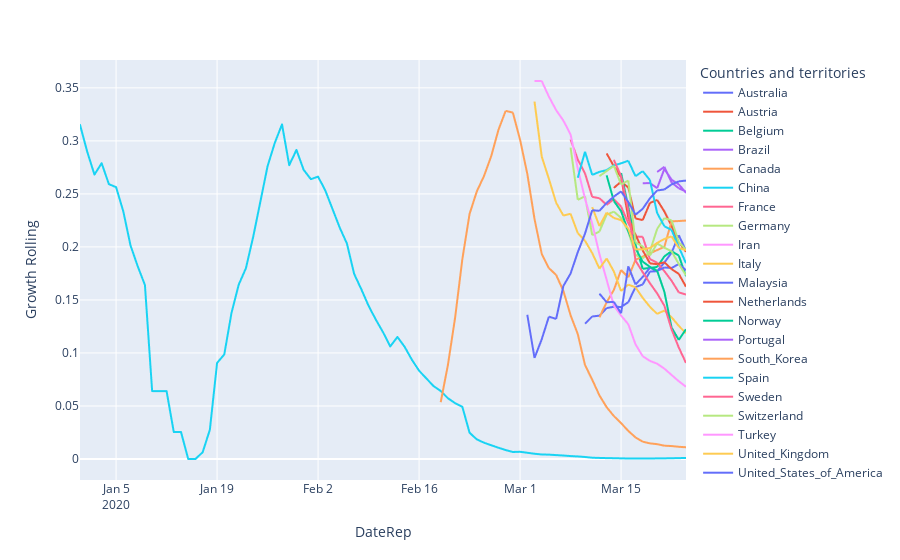

Notebook source saved alongside this figure:
### Code cell
fig = px.line(corona_table, x="DateRep", y="Growth Rolling", color="Countries and territories")
fig.show()
